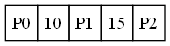

Generate this figure with Python:
from graphviz import Digraph, Source

class BPlusTreeNode:
    def __init__(self, order, is_leaf=True):
        self.order = order                  # Maximum number of children a node can have
        self.is_leaf = is_leaf              # Flag to check if node is a leaf
        self.keys = []                      # List of keys in the node
        self.values = []                    # Used in leaf nodes to store associated values
        self.children = []                  # Used in internal nodes to store child pointers
        self.next = None                    # Points to next leaf node for range queries

    def is_full(self):
        # A node is full if it has reached the maximum number of keys (order - 1)
        return len(self.keys) >= self.order - 1


class BPlusTree:
    def __init__(self, order=8):
        self.order = order
        self.root = BPlusTreeNode(order=order)

    def search(self, key):
        current = self.root
        while not current.is_leaf:
            i = 0
            while i < len(current.keys) and key >= current.keys[i]:
                i += 1
            current = current.children[i]

        # Now at a leaf node
        for i, k in enumerate(current.keys):
            if k == key:
                return current.values[i]
        return None


    def insert(self, key, value):
        root = self.root
        if len(root.keys) == self.order - 1:
            new_root = BPlusTreeNode(order=self.order, is_leaf=False)

            new_root.children.append(self.root)
            self._split_child(new_root, 0)
            self.root = new_root

        self._insert_non_full(self.root, key, value)

    def _insert_non_full(self, node, key, value):
        if node.is_leaf:
            # Insert in sorted order
            i = 0
            while i < len(node.keys) and key > node.keys[i]:
                i += 1
            node.keys.insert(i, key)
            node.values.insert(i, value)
        else:
            # Find child to recurse into
            i = 0
            while i < len(node.keys) and key >= node.keys[i]:
                i += 1
            child = node.children[i]
            if len(child.keys) == self.order - 1:
                self._split_child(node, i)
                # After split, decide which child to go down
                if key >= node.keys[i]:
                    i += 1
            self._insert_non_full(node.children[i], key, value)

    def _split_child(self, parent, index):
        child = parent.children[index]
        mid = len(child.keys) // 2

        if child.is_leaf:
            # Split leaf
            new_leaf = BPlusTreeNode(order=self.order, is_leaf=True)
            new_leaf.keys = child.keys[mid:]
            new_leaf.values = child.values[mid:]
            child.keys = child.keys[:mid]
            child.values = child.values[:mid]

            # Maintain linked list
            new_leaf.next = child.next
            child.next = new_leaf

            # Promote first key of new leaf
            parent.keys.insert(index, new_leaf.keys[0])
            parent.children.insert(index + 1, new_leaf)
        else:
            # Split internal node
            new_internal = BPlusTreeNode(order=self.order, is_leaf=False)
            # Promote the middle key
            promote_key = child.keys[mid]
            new_internal.keys = child.keys[mid+1:]
            new_internal.children = child.children[mid+1:]

            # Update left child
            child.keys = child.keys[:mid]
            child.children = child.children[:mid+1]

            parent.keys.insert(index, promote_key)
            parent.children.insert(index + 1, new_internal)


    def delete(self, key):
        success = self._delete(self.root, key)

        # Shrink root if needed
        if not self.root.is_leaf and len(self.root.keys) == 0:
            self.root = self.root.children[0]

        return success
    
    def _delete(self, node, key):
        if node.is_leaf:
            if key in node.keys:
                i = node.keys.index(key)
                node.keys.pop(i)
                node.values.pop(i)
                return True
            return False

        # internal node
        i = 0
        while i < len(node.keys) and key >= node.keys[i]:
            i += 1

        child = node.children[i]
        result = self._delete(child, key)

        # If child underflows
        min_keys = (self.order // 2) 
        if len(child.keys) < min_keys:
            self._fill_child(node, i)

        return result
    
    def _fill_child(self, node, index):
        if index > 0 and len(node.children[index - 1].keys) > (self.order // 2) - 1:
            self._borrow_from_prev(node, index)
        elif index < len(node.children) - 1 and len(node.children[index + 1].keys) > (self.order // 2) - 1:
            self._borrow_from_next(node, index)
        else:
            # Merge with sibling
            if index < len(node.children) - 1:
                self._merge(node, index)
            else:
                self._merge(node, index - 1)

    def _borrow_from_prev(self, node, index):
        child = node.children[index]
        left_sibling = node.children[index - 1]

        if child.is_leaf:
            # borrow key-value from left sibling
            child.keys.insert(0, left_sibling.keys.pop(-1))
            child.values.insert(0, left_sibling.values.pop(-1))
            node.keys[index - 1] = child.keys[0]
        else:
            # borrow key + pointer
            child.keys.insert(0, node.keys[index - 1])
            child.children.insert(0, left_sibling.children.pop(-1))
            node.keys[index - 1] = left_sibling.keys.pop(-1)

    def _borrow_from_next(self, node, index):
        child = node.children[index]
        right_sibling = node.children[index + 1]

        if child.is_leaf:
            child.keys.append(right_sibling.keys.pop(0))
            child.values.append(right_sibling.values.pop(0))
            node.keys[index] = right_sibling.keys[0]
        else:
            child.keys.append(node.keys[index])
            child.children.append(right_sibling.children.pop(0))
            node.keys[index] = right_sibling.keys.pop(0)

    def _merge(self, node, index):
        child = node.children[index]
        sibling = node.children[index + 1]

        if child.is_leaf:
            child.keys.extend(sibling.keys)
            child.values.extend(sibling.values)
            child.next = sibling.next
        else:
            child.keys.append(node.keys[index])
            child.keys.extend(sibling.keys)
            child.children.extend(sibling.children)

        node.keys.pop(index)
        node.children.pop(index + 1)

    def update(self, key, new_value):
        node = self.root
        while not node.is_leaf:
            i = 0
            while i < len(node.keys) and key >= node.keys[i]:
                i += 1
            node = node.children[i]

        # now node is a leaf
        if key in node.keys:
            index = node.keys.index(key)
            node.values[index] = new_value
            return True
        return False

    def range_query(self, start_key, end_key):
        result = []
        node = self.root

        # navigate to starting leaf
        while not node.is_leaf:
            i = 0
            while i < len(node.keys) and start_key >= node.keys[i]:
                i += 1
            node = node.children[i]

        # collect keys in range
        while node:
            for i, key in enumerate(node.keys):
                if start_key <= key <= end_key:
                    result.append((key, node.values[i]))
                elif key > end_key:
                    return result
            node = node.next

        return result
    
    def get_all(self):
        result = []
        node = self.root
        while not node.is_leaf:
            node = node.children[0]

        while node:
            for k, v in zip(node.keys, node.values):
                result.append((k, v))
            node = node.next

        return result
    
    def visualize_tree(self):
        """
        Generates a Graphviz Digraph object for visualization.
        Uses HTML-like labels with single-row internal nodes and detailed leaf nodes.
        """

        # Use node_attr shape='plain' so HTML table defines the shape
        dot = Digraph(comment='B+ Tree', node_attr={'shape': 'plain'})

        if not self.root or (self.root.is_leaf and not self.root.keys):
            dot.node('empty', 'Tree is empty'); return dot

        node_queue = [(self.root, 'node_root')]
        node_id_map = {self.root: 'node_root'}
        id_counter = 0
        processed_nodes = set()
        all_leaf_render_info = []

        while node_queue:
            current_node, node_id = node_queue.pop(0)
            if current_node in processed_nodes: continue
            processed_nodes.add(current_node)

            # --- HTML Label Generation ---
            # Use border=1 for debugging, 0 for final look
            html_label = '<<TABLE BORDER="0" CELLBORDER="1" CELLSPACING="0" CELLPADDING="4">'

            # <<< CORRECTED Internal Node HTML (Single Row: P0 | K1 | P1 | K2 | P2 ...) >>>
            if not current_node.is_leaf:
                html_label += '<TR>'
                html_label += f'<TD PORT="f0">P0</TD>' # First pointer port
                for i, key in enumerate(current_node.keys):
                    html_label += f'<TD>{key}</TD>' # Key cell
                    html_label += f'<TD PORT="f{i+1}">P{i+1}</TD>' # Next pointer port
                html_label += '</TR>'
                html_label += '</TABLE>>'
                dot.node(node_id, label=html_label) # Node uses the HTML label

                # Add children & edges (Connect TO pointer ports f{i})
                for i, child in enumerate(current_node.values):
                    if child not in node_id_map:
                         id_counter += 1; child_id = f"node_{id_counter}"; node_id_map[child] = child_id
                    else: child_id = node_id_map[child]
                    if child not in processed_nodes and child not in [n for n, id_str in node_queue]: node_queue.append((child, child_id))
                    # Ensure edge targets the correct port name defined above
                    dot.edge(f"{node_id}:f{i}", child_id)
            # <<< END CORRECTED Internal Node HTML >>>

            else: # Leaf Node (Detailed View from previous step)
                if not current_node.keys:
                    html_label += '<TR><TD BGCOLOR="lightblue">Empty Leaf</TD></TR>'
                else:
                    # Create one cell per Key-Value pair in the leaf
                    label_content = '<TR>'
                    for i, key in enumerate(current_node.keys):
                        value = current_node.values[i]
                        # Create a compact representation of the record
                        record_repr = f"Key: {key}<BR/>"
                        if isinstance(value, dict):
                            count = 0; max_fields_to_show = 2
                            for rec_key, rec_val in value.items():
                                if rec_key == key: continue # Skip main key
                                val_str = str(rec_val); val_str = (val_str[:8] + '...') if len(val_str) > 10 else val_str
                                record_repr += f"{rec_key}: {val_str}<BR/>"
                                count += 1
                                if count >= max_fields_to_show: break
                        else: record_repr += f"Value: {str(value)[:15]}"
                        # Add cell for this key-record pair
                        label_content += f'<TD PORT="kv{i}" BGCOLOR="lightblue" ALIGN="LEFT">{record_repr}</TD>'
                    label_content += '</TR>'
                    html_label += label_content
                html_label += '</TABLE>>'
                dot.node(node_id, label=html_label)
                all_leaf_render_info.append((current_node, node_id))
            # --- End Label Generation ---

        # --- Draw Leaf Links ---
        # (Leaf linking logic remains the same)
        first_leaf = self.root
        while first_leaf and not first_leaf.is_leaf:
             if not first_leaf.values: break
             first_leaf = first_leaf.values[0] # type: ignore
        obj_to_id = {node_obj: node_str_id for node_obj, node_str_id in all_leaf_render_info}; visited_leaves = set(); current_leaf_obj = first_leaf
        while current_leaf_obj and current_leaf_obj not in visited_leaves:
            visited_leaves.add(current_leaf_obj); current_leaf_id = obj_to_id.get(current_leaf_obj); next_leaf_obj = current_leaf_obj.next; next_leaf_id = obj_to_id.get(next_leaf_obj)
            if current_leaf_id and next_leaf_id: dot.edge(f"{current_leaf_id}", f"{next_leaf_id}", style='dashed', arrowhead='none', constraint='false')
            current_leaf_obj = next_leaf_obj
        # --- End Leaf Links ---

        # Save as SVG
        dot.format = 'svg'
        dot.render('output_graph', cleanup=True)  # Produces output_graph.svg
        return dot
